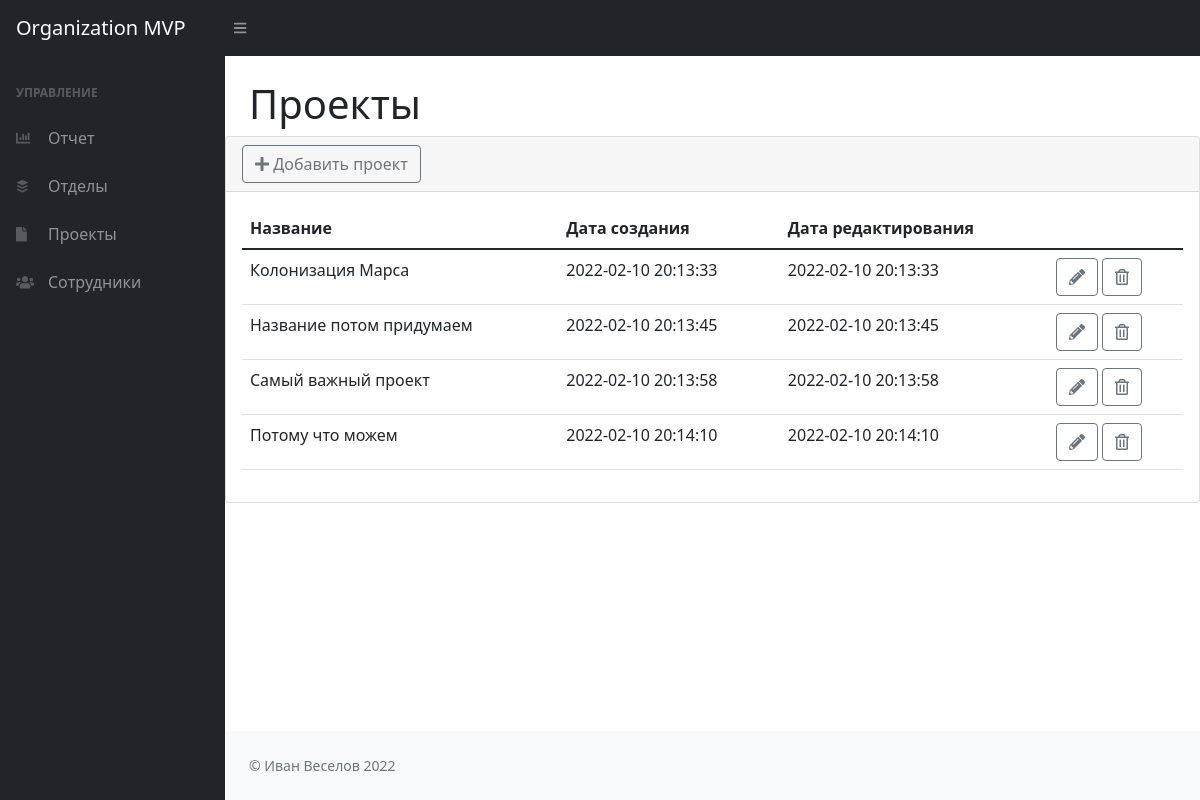
The app's page /projects with its own data.
### tables this page shows
CREATE TABLE IF NOT EXISTS `projects` (
  `id` int(255) NOT NULL AUTO_INCREMENT,
  `name` varchar(255) NOT NULL,
  `created` datetime NOT NULL,
  `updated` datetime NOT NULL DEFAULT CURRENT_TIMESTAMP,
  UNIQUE KEY `id` (`id`)
);

### index.php (called while the page is built, shortened)
<?php
	$path = strtok($_SERVER['REQUEST_URI'], '?');
	$route = new Routing($path);
		$method = $route->getMethod();
	$app = new $controller();
	if(method_exists($app, $method)) {
		$content = $app->$method();
	} else {
		$content['filename'] = '404.php';
	}
	require dirname(__FILE__) . '/src/views/layouts/html.php';

### src/App/DB.php (called while the page is built, shortened)
<?php
	class DB
	{
		public static function connect()
		{
			$config = Config::load();
			$dsn = "mysql:host={$config['db_host']};dbname={$config['db_name']};charset={$config['db_charset']}";
			try {
				$pdo = new PDO($dsn, $config['db_user'], $config['db_password']);
				$pdo->setAttribute(PDO::ATTR_ERRMODE, PDO::ERRMODE_EXCEPTION);
				return $pdo;
			} catch (\PDOException $e) {
				echo 'Connection failed: ' . $e->getMessage();
			}
		}
	}

### src/App/Model.php (called while the page is built, shortened)
<?php
	class Model extends DB
	{
		protected static $table;
		public static function getAll() {
			$query = "SELECT * FROM " . static::$table;
			return self::connect()->query($query)->fetchAll();
		}
	}

### src/controllers/ProjectsController.php (called while the page is built, shortened)
<?php
	class ProjectsController extends Controller
	{
		public function actionIndex() {
			$this->data = [
				'view' => 'site/projects',
				'params' => [
					'title' => 'Проекты',
					'data' => ProjectsModel::getAll(),
				],
			];
			return $this->render($this->data);
		}
	}

### src/App/Controller.php (called while the page is built, shortened)
<?php
	class Controller
	{
		public function render($data) {
			return [
				'filename' => BASE . '/src/views/' . $data['view'] . '.php',
				'params' => $data['params'],
			];
		}
	}

### src/views/site/projects.php (the view, shortened to what this page needs)
<div class="container-fluid px-4">
	<h1 class="mt-4"><?= $content['params']['title'] ?></h1>
</div>
<div class="card mb-4">
	<div class="card-header">
		<button
				type="button"
				class="btn btn-outline-secondary"
				data-bs-toggle="modal" data-bs-target="#create-edit"
				data-dep-title="Добавить проект"
				data-action="create">
			<i class="fas fa-plus"></i> Добавить проект
		</button>
	</div>
	<div class="card-body">
		<table id="reportTable" class="table">
			<thead>
			<tr>
				<th>Название</th>
				<th>Дата создания</th>
				<th>Дата редактирования</th>
				<th></th>
			</tr>
			</thead>
			<tbody>
			<?php
				if (!empty($content['params']['data']))	{
					foreach ($content['params']['data'] as $key => $row) {
						?>
						<tr>
							<td><?= $row['name'] ?></td>
							<td><?= $row['created'] ?></td>
							<td><?= $row['updated'] ?></td>
							<td>
								<button
										type="button"
										class="btn btn-outline-secondary"
										data-bs-toggle="modal" data-bs-target="#create-edit"
										data-dep-title="<?=$row['name']?>"
										data-dep-id="<?=$row['id']?>"
										data-action="edit">
									<i class="fas fa-pencil-alt"></i>
								</button>
								<button
										type="button"
										class="btn btn-outline-secondary"
										data-bs-toggle="modal" data-bs-target="#delete-modal"
										data-dep-title="<?=$row['name']?>"
										data-id="<?=$row['id']?>">
									<i class="far fa-trash-alt"></i>
								</button>
							</td>
						</tr>
						<?php
					}
				}
			?>
			</tbody>
		</table>
	</div>
</div>

### records on screen
projects: name "Колонизация Марса", created "2022-02-10 20:13:33", updated "2022-02-10 20:13:33"
projects: name "Название потом придумаем", created "2022-02-10 20:13:45", updated "2022-02-10 20:13:45"
projects: name "Самый важный проект", created "2022-02-10 20:13:58", updated "2022-02-10 20:13:58"
projects: name "Потому что можем", created "2022-02-10 20:14:10", updated "2022-02-10 20:14:10"

### other values on screen
$content['params']['title'] "Проекты"
